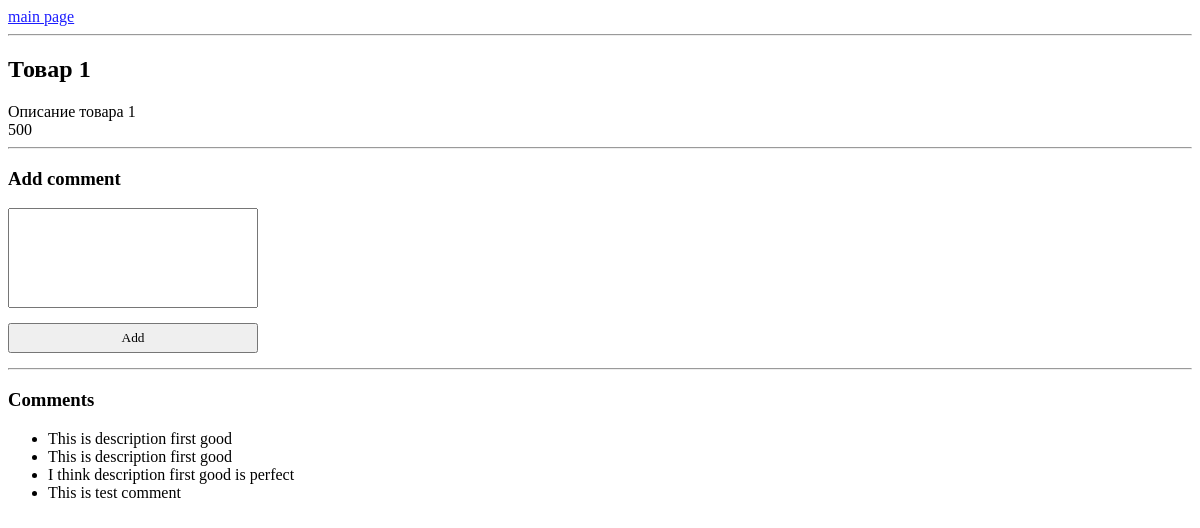
Screenshot of /product.php?id=1 with the database file from the repository.
### tables this page shows
CREATE TABLE `goods` (
  `id` int NOT NULL,
  `title` varchar(255) DEFAULT NULL,
  `description` text,
  `price` int DEFAULT NULL
);

CREATE TABLE `comments` (
  `id_comments` int NOT NULL,
  `id_product` int DEFAULT NULL,
  `text` text
);

### product.php (the view, shortened to what this page needs)
<?php
require_once 'config/connect.php';
$goods_id = $_GET['id'];
$good = mysqli_query($connect, "SELECT * FROM `goods` WHERE `id`='$goods_id'");
$good = mysqli_fetch_assoc($good);
$comments = mysqli_query($connect, "SELECT * FROM `comments`");
$comments = mysqli_fetch_all($comments);
function filter_by_second_value($arr)
{
    global $goods_id;
    return $arr[1] == $goods_id;
}
$comments = array_filter($comments, 'filter_by_second_value');
?>
<!DOCTYPE html>
<html lang="en">
<head>
    <link rel="stylesheet" href="css/style.css">
</head><input type="hidden" name="id" value="<?= $goods_id  ?>">
<body>
    <a href="/">main page</a>
    <hr>
    <h2><?= $good['title']; ?></h2>
    <div><?= $good['description']; ?></div>
    <div><?= $good['price']; ?></div>
    <hr>
    <form action="vendor/comments.php" method="post">
        <h3>Add comment</h3>
        <textarea name="text" cols="30" rows="10"></textarea>
        <button type=" submit">Add </button>
    </form>
    <hr>
    <h3>Comments</h3>
    <ul>
        <?php
        foreach ($comments as $comment) {
        ?>
            <li><?= $comment[2] ?></li>
        <?php
        }
        ?>
    </ul>
</body>
</html>

### css/style.css (style rules this page uses)
input, textarea, select, button { box-sizing: border-box; display: block; width: 250px; height: 30px; margin-bottom: 15px; font-family: "Capibri"; }
textarea { height: 100px; resize: none; }
a { color: rgb(29, 29, 255); }

### rows the page displays
goods: title "Товар 1", description "Описание товара 1", price "500"
comments: text "This is description first good"
comments: text "This is description first good"
comments: text "I think description first good is perfect"
comments: text "This is test comment"
